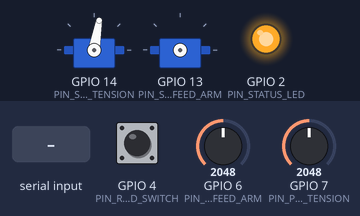
Recording of a program running on a simulated ESP32-S3. Parts: 2 × servo, output pins drawn as LEDs (lit = HIGH). Dashed ring = blinking. Inputs (shaded band) come from the test bench; at power-on: GPIO 6 (PIN_POT_FEED_ARM) = 2048, GPIO 4 (PIN_REED_SWITCH) HIGH, GPIO 7 (PIN_POT_TENSION) = 2048 (analog values on the 0–4095 scale). What the program prints to the serial monitor is not drawn.

Above: at 2.2 s.
2.3 s: GPIO 6 (PIN_POT_FEED_ARM) set to 1916
5.3 s: GPIO 6 (PIN_POT_FEED_ARM) set to 1829
At 7.1 s:
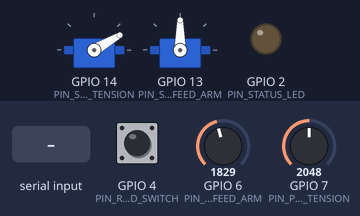
8.3 s: "t90\n" received over Serial
11.3 s: "c\n" received over Serial
At 11.3 s:
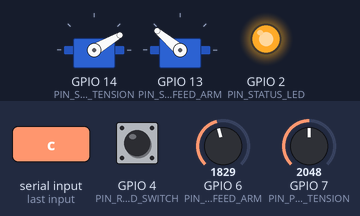
17.4 s: GPIO 6 (PIN_POT_FEED_ARM) set to 2047
At 18.66 s:
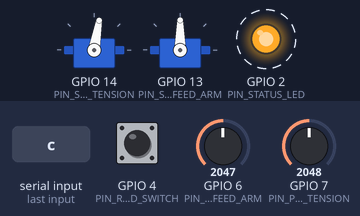
Timing chart, 0 to 21.4 s (numbered marks = the images above; inputs shaded):
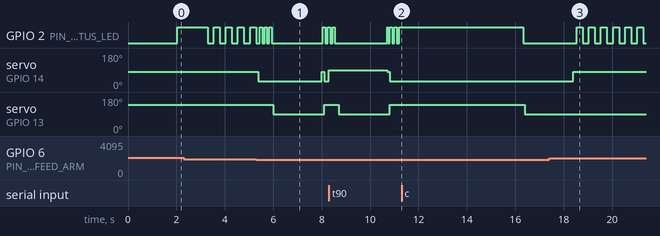

The program:

main.cpp
```cpp
#include <Arduino.h>
#include "pins.h"
#include "Config.h"
#include "WheelEncoder.h"
#include "FeedArmController.h"

Config config;
ReedSwitch reedSwitch;
FeedArmController feedArm;

uint32_t lastMonitorUpdate = 0;
uint32_t lastStatusPrint = 0;

// --- Serial Command Handler ---
//   u            - manual unstick trigger
//   t <angle>    - set tension servo angle
//   j <angle>    - set jam threshold angle
//   r <angle>    - set rest angle
//   c            - pot calibration mode (prints raw ADC values)
//   s            - print current status
//   h            - help
void handleSerial() {
    if (!Serial.available()) return;

    String line = Serial.readStringUntil('\n');
    line.trim();
    if (line.length() == 0) return;

    char cmd = line.charAt(0);

    switch (cmd) {
    case 'u':
    case 'U':
        feedArm.triggerUnstick();
        break;

    case 't':
    case 'T': {
        float angle = line.substring(1).toFloat();
        if (angle > 0) {
            feedArm.setTensionAngle(angle);
            config.tensionServoAngle = angle;
        } else {
            Serial.printf("Tension angle: cmd=%.0f° actual=%.0f°\n",
                          feedArm.tensionAngle(), feedArm.tensionArmAngle());
        }
        break;
    }

    case 'j':
    case 'J': {
        float angle = line.substring(1).toFloat();
        if (angle > 0) {
            config.feedArmJamAngle = angle;
            feedArm.updateConfig(config);
            Serial.printf("Jam threshold set to %.0f°\n", angle);
        }
        break;
    }

    case 'r':
    case 'R': {
        float angle = line.substring(1).toFloat();
        if (angle > 0) {
            config.feedArmRestAngle = angle;
            feedArm.updateConfig(config);
            Serial.printf("Rest angle set to %.0f°\n", angle);
        }
        break;
    }

    case 'c':
    case 'C':
        // Pot calibration: print raw ADC values for 5 seconds.
        Serial.println("=== Pot Calibration (5 sec) ===");
        Serial.println("Move arms to their endpoints and note the ADC values.");
        Serial.println("Update potFeedMin/Max and potTensionMin/Max in Config.h");
        for (int i = 0; i < 50; i++) {
            Serial.printf("  Feed: raw=%4d -> %.0f°  |  Tension: raw=%4d -> %.0f°\n",
                          feedArm.rawFeedPot(), feedArm.feedArmAngle(),
                          feedArm.rawTensionPot(), feedArm.tensionArmAngle());
            delay(100);
        }
        Serial.println("=== Calibration done ===");
        break;

    case 's':
    case 'S':
        Serial.println("=== Feed Arm Status ===");
        Serial.printf("  State:           %s\n", feedArmStateName(feedArm.state()));
        Serial.printf("  Feed arm angle:  %.0f° (pot raw: %d)\n",
                      feedArm.feedArmAngle(), feedArm.rawFeedPot());
        Serial.printf("  Tension angle:   %.0f° cmd / %.0f° actual (pot raw: %d)\n",
                      feedArm.tensionAngle(), feedArm.tensionArmAngle(),
                      feedArm.rawTensionPot());
        Serial.printf("  Reed pulses:     %u total, %.1f/sec\n",
                      reedSwitch.pulseCount(), reedSwitch.pulsesPerSec());
        Serial.printf("  Filament stall:  %s (last pulse %ums ago)\n",
                      feedArm.filamentStalled() ? "YES" : "no",
                      reedSwitch.timeSinceLastPulseMs());
        Serial.printf("  Unstick count:   %u\n", feedArm.unstickCount());
        Serial.printf("  Jam threshold:   %.0f°\n", config.feedArmJamAngle);
        Serial.printf("  Rest angle:      %.0f°\n", config.feedArmRestAngle);
        Serial.printf("  Unstick angle:   %.0f°\n", config.feedArmUnstickAngle);
        break;

    case 'h':
    case 'H':
    case '?':
        Serial.println("=== Commands ===");
        Serial.println("  u          - Manual unstick trigger");
        Serial.println("  t <angle>  - Set tension servo angle (spring calibration)");
        Serial.println("  j <angle>  - Set jam threshold angle");
        Serial.println("  r <angle>  - Set rest angle");
        Serial.println("  c          - Pot calibration (prints raw ADC for 5 sec)");
        Serial.println("  s          - Print status");
        Serial.println("  h          - This help");
        break;

    default:
        Serial.printf("Unknown command: '%c'. Type 'h' for help.\n", cmd);
        break;
    }
}

void setup() {
    Serial.begin(config.baudRate);
    delay(1000);

    Serial.println();
    Serial.println("================================");
    Serial.println("  3D Printer Feed Arm v0.2");
    Serial.println("  Pot Angle + Reed Switch");
    Serial.println("================================");

    // Status LED.
    pinMode(PIN_STATUS_LED, OUTPUT);
    digitalWrite(PIN_STATUS_LED, LOW);

    // Initialize reed switch (filament wheel rotation).
    reedSwitch.begin(PIN_REED_SWITCH);
    Serial.println("[Main] Reed switch initialized.");

    // Initialize feed arm controller with pot pins and reed switch.
    feedArm.begin(config, PIN_SERVO_FEED_ARM, PIN_SERVO_TENSION,
                  PIN_POT_FEED_ARM, PIN_POT_TENSION, &reedSwitch);
    Serial.println("[Main] Feed arm controller initialized.");

    Serial.println("[Main] Ready. Type 'h' for commands.");
    Serial.println();
}

void loop() {
    uint32_t now = millis();

    // Run feed arm monitor at configured interval.
    if (now - lastMonitorUpdate >= config.monitorIntervalMs) {
        feedArm.update();
        lastMonitorUpdate = now;

        // Blink LED based on state.
        if (feedArm.state() == FeedArmState::MONITORING) {
            // Slow heartbeat in normal operation.
            // Fast blink if filament stalled (warning).
            if (feedArm.filamentStalled()) {
                digitalWrite(PIN_STATUS_LED, (now / 250) % 2 == 0);
            } else {
                digitalWrite(PIN_STATUS_LED, (now / 1000) % 2 == 0);
            }
        } else if (feedArm.state() == FeedArmState::UNSTICKING ||
                   feedArm.state() == FeedArmState::HOLD_UNSTICK) {
            // Rapid blink during unstick action.
            digitalWrite(PIN_STATUS_LED, (now / 100) % 2 == 0);
        } else {
            digitalWrite(PIN_STATUS_LED, LOW);
        }
    }

    // Periodic status print (every 5 seconds).
    if (now - lastStatusPrint >= 5000) {
        Serial.printf("[Status] %s | Angle:%.0f° | Reed:%.1f/s | Unsticks:%u%s\n",
                      feedArmStateName(feedArm.state()),
                      feedArm.feedArmAngle(),
                      reedSwitch.pulsesPerSec(),
                      feedArm.unstickCount(),
                      feedArm.filamentStalled() ? " STALL" : "");
        lastStatusPrint = now;
    }

    // Handle serial commands.
    handleSerial();
}
```

FeedArmController.h
```cpp
#pragma once

#include <Arduino.h>
#include <ESP32Servo.h>
#include "Config.h"
#include "WheelEncoder.h"

// States for the feed arm state machine.
enum class FeedArmState : uint8_t {
    MONITORING,     // Servo DETACHED — arm floats with spring, reading pot for angle
    UNSTICKING,     // Servo ATTACHED — driving to unstick angle to yank filament free
    HOLD_UNSTICK,   // Holding unstick position for configured duration
    RETURNING,      // Returning servo to rest angle after unstick
    COOLDOWN        // Servo DETACHED — waiting between unstick attempts
};

const char* feedArmStateName(FeedArmState state);

class FeedArmController {
public:
    void begin(const Config& cfg, uint8_t feedServoPin, uint8_t tensionServoPin,
               uint8_t feedPotPin, uint8_t tensionPotPin, ReedSwitch* reed);

    // Main update loop — call every monitorIntervalMs.
    void update();

    // Current state.
    FeedArmState state() const { return _state; }

    // Read the actual feed arm angle from potentiometer (degrees).
    float feedArmAngle() const { return _feedArmAngle; }

    // Read the actual tension arm angle from potentiometer (degrees).
    float tensionArmAngle() const { return _tensionArmAngle; }

    // Manually trigger an unstick action (e.g., from serial command).
    void triggerUnstick();

    // Adjust the tension arm servo (spring calibration).
    // Tension servo STAYS ATTACHED and holds this position.
    void setTensionAngle(float angle);
    float tensionAngle() const { return _tensionAngle; }

    // Update config at runtime (e.g., from serial commands).
    void updateConfig(const Config& cfg) { _cfg = cfg; }

    // Stats.
    uint32_t unstickCount() const { return _unstickCount; }
    bool filamentStalled() const { return _filamentStalled; }
    float filamentPulsesPerSec() const;

    // Pot calibration helpers.
    uint16_t rawFeedPot() const { return _rawFeedPot; }
    uint16_t rawTensionPot() const { return _rawTensionPot; }

private:
    void transitionTo(FeedArmState newState);
    bool isJamDetected();
    float readPotAngle(uint8_t pin, uint16_t adcMin, uint16_t adcMax);
    uint16_t readPotSmoothed(uint8_t pin);

    Config _cfg;
    ReedSwitch* _reed = nullptr;

    Servo _feedServo;
    Servo _tensionServo;
    uint8_t _feedServoPin = 0;
    uint8_t _tensionServoPin = 0;
    uint8_t _feedPotPin = 0;
    uint8_t _tensionPotPin = 0;
    bool _feedServoAttached = false;

    FeedArmState _state = FeedArmState::MONITORING;
    float _feedArmAngle = 90.0f;      // actual angle from pot
    float _tensionArmAngle = 80.0f;   // actual angle from pot
    float _tensionAngle = 80.0f;      // commanded tension angle
    float _savedTensionAngle = 80.0f; // tension angle saved before relaxing for unstick
    uint16_t _rawFeedPot = 0;
    uint16_t _rawTensionPot = 0;

    uint32_t _stateEnteredAt = 0;
    uint32_t _unstickCount = 0;
    bool _filamentStalled = false;

    uint32_t _lastReedSampleTime = 0;
};
```

WheelEncoder.h
```cpp
#pragma once

#include <Arduino.h>

// Reed switch on the filament guide wheel.
// A magnet on the wheel triggers the reed switch once per revolution.
// Tracks pulse count and time since last pulse to detect:
//   - Normal feed (pulses arriving regularly)
//   - Stall (no pulses = filament stopped)
//   - Provides approximate feed rate via pulse frequency

class ReedSwitch {
public:
    void begin(uint8_t pin);

    // Check if filament has stalled (no pulses within timeout).
    bool isStalled(uint32_t timeoutMs) const;

    // Pulses per second (averaged over recent window).
    float pulsesPerSec() const;

    // Total pulse count since startup.
    uint32_t pulseCount() const { return _pulseCount; }

    // Pulses since last call to sample() — for periodic checking.
    uint32_t sample();

    // Time in ms since the last reed switch pulse.
    uint32_t timeSinceLastPulseMs() const;

    // Reset counters.
    void reset();

    // ISR handler — must be public for the static trampoline.
    void IRAM_ATTR handleInterrupt();

private:
    uint8_t _pin = 0;
    volatile uint32_t _pulseCount = 0;
    volatile uint32_t _lastPulseTimeMs = 0;
    uint32_t _lastSampleCount = 0;
    uint32_t _lastSampleTimeMs = 0;
    float _pulsesPerSec = 0;
};
```

WheelEncoder.cpp
```cpp
#include "WheelEncoder.h"

// Static instance pointer for ISR trampoline.
static ReedSwitch* _isrInstance = nullptr;

static void IRAM_ATTR reedISR() {
    if (_isrInstance) {
        _isrInstance->handleInterrupt();
    }
}

void ReedSwitch::begin(uint8_t pin) {
    _pin = pin;
    _pulseCount = 0;
    _lastPulseTimeMs = 0;
    _lastSampleCount = 0;
    _lastSampleTimeMs = millis();
    _pulsesPerSec = 0;

    pinMode(_pin, INPUT_PULLUP);

    _isrInstance = this;
    // Reed switch closes when magnet passes — falling edge.
    attachInterrupt(digitalPinToInterrupt(_pin), reedISR, FALLING);
}

void IRAM_ATTR ReedSwitch::handleInterrupt() {
    // Simple debounce: ignore pulses within 50ms of each other.
    // At typical filament feed rates, the wheel won't spin faster
    // than ~5 rev/sec (200ms per rev), so 50ms debounce is safe.
    uint32_t now = millis();
    if (now - _lastPulseTimeMs > 50) {
        _pulseCount++;
        _lastPulseTimeMs = now;
    }
}

bool ReedSwitch::isStalled(uint32_t timeoutMs) const {
    // If we've never seen a pulse, don't report stall until timeout
    // from startup (gives the system time to start).
    if (_lastPulseTimeMs == 0) {
        return (millis() > timeoutMs);
    }
    return (millis() - _lastPulseTimeMs) > timeoutMs;
}

float ReedSwitch::pulsesPerSec() const {
    return _pulsesPerSec;
}

uint32_t ReedSwitch::sample() {
    uint32_t now = millis();
    uint32_t count = _pulseCount;  // atomic on ESP32

    uint32_t deltaPulses = count - _lastSampleCount;
    uint32_t deltaTimeMs = now - _lastSampleTimeMs;

    if (deltaTimeMs > 0) {
        _pulsesPerSec = (float)deltaPulses / ((float)deltaTimeMs / 1000.0f);
    }

    _lastSampleCount = count;
    _lastSampleTimeMs = now;
    return deltaPulses;
}

uint32_t ReedSwitch::timeSinceLastPulseMs() const {
    if (_lastPulseTimeMs == 0) return millis();  // never pulsed
    return millis() - _lastPulseTimeMs;
}

void ReedSwitch::reset() {
    _pulseCount = 0;
    _lastPulseTimeMs = 0;
    _lastSampleCount = 0;
    _lastSampleTimeMs = millis();
    _pulsesPerSec = 0;
}
```

Config.h
```cpp
#pragma once

#include <cstdint>

// All angles in degrees (0-160 range for 160-degree servos).
// All times in milliseconds unless noted.

struct Config {
    // --- Feed Arm ---
    // Resting angle: where the spring holds the arm under normal filament tension.
    // This is the "home" position during normal printing.
    float feedArmRestAngle = 90.0f;

    // Jam threshold: when the arm is pulled past this angle by extruder tension
    // (filament stuck on spool), trigger the unstick action.
    // Lower angle = more tension pulling the arm toward the spool.
    float feedArmJamAngle = 45.0f;

    // Unstick angle: the servo drives to this angle to yank filament away from spool.
    float feedArmUnstickAngle = 140.0f;

    // How long to hold the unstick position before returning to rest (ms).
    uint32_t unstickHoldTimeMs = 500;

    // Cooldown between unstick attempts to avoid hammering (ms).
    uint32_t unstickCooldownMs = 2000;

    // --- Tension Arm (Spring Adjustment) ---
    // Servo angle that sets the spring's effective length.
    // Higher angle = more spring compression = more tension on feed arm.
    // Adjust this to match your spool's normal drag friction.
    // Tension servo STAYS LOCKED at this angle during printing.
    float tensionServoAngle = 80.0f;

    // Min/max bounds for tension calibration.
    float tensionAngleMin = 30.0f;
    float tensionAngleMax = 130.0f;

    // --- Potentiometer Angle Reading ---
    // ADC range mapping: what ADC values correspond to 0° and 160°.
    // Calibrate by manually moving arm to known angles and reading ADC.
    uint16_t potFeedMin = 200;       // ADC value at 0° (full one direction)
    uint16_t potFeedMax = 3800;      // ADC value at 160° (full other direction)
    uint16_t potTensionMin = 200;
    uint16_t potTensionMax = 3800;

    // Potentiometer smoothing: number of samples to average.
    uint8_t potSamples = 8;

    // --- Reed Switch (Filament Movement Detection) ---
    // If no reed switch pulses within this window, filament has stalled.
    uint32_t reedStallTimeoutMs = 3000;

    // Minimum pulses per second during active printing.
    // Below this = suspicious (slow feed or stall).
    float reedMinPulsesPerSec = 0.5f;

    // --- General ---
    // How often the main monitor loop runs (ms).
    uint32_t monitorIntervalMs = 50;

    // Serial baud rate.
    uint32_t baudRate = 115200;
};
```

pins.h
```cpp
#pragma once

// ESP32-S3 WROOM pin map.
// GPIO 26-37 are RESERVED (internal flash/PSRAM on WROOM-N8R8).
// GPIO 19-20 are USB D-/D+ (used for serial/JTAG).

// --- Servo Pins ---
// Feed arm servo: the main arm that filament rides on.
// Actuates to yank filament free when jam is detected.
// DETACHED during monitoring so arm floats with spring tension.
#define PIN_SERVO_FEED_ARM      13

// Tension arm servo: adjusts spring effective length
// to calibrate normal spool friction baseline.
// STAYS ATTACHED during printing — holds position.
#define PIN_SERVO_TENSION       14

// --- Potentiometer Pins (angle feedback via ADC) ---
// 10k linear pots on each arm pivot, D-shaft coupled.
// Reads actual arm angle (not servo-commanded position).
#define PIN_POT_FEED_ARM        6   // ADC1_CH5
#define PIN_POT_TENSION         7   // ADC1_CH6

// --- Reed Switch (filament wheel rotation detection) ---
// Magnet on guide wheel, reed switch on arm/mount.
// One pulse per revolution = filament is moving.
#define PIN_REED_SWITCH         4   // interrupt capable

// --- Status LED (Freenove onboard RGB is GPIO 48) ---
#define PIN_STATUS_LED          2
```

Source omitted: FeedArmController.cpp (8136 bytes)

Measured:
- the behaviour switches between 1888 and 1887 on GPIO 6 (PIN_POT_FEED_ARM) (found by bisection; images 0 and 1)
- after the input at 5.3 s, servo on GPIO 14 (PIN_SERVO_TENSION): 80° → 30° after 0.09 s, → 80° 2.6 s later, → 30° 0.10 s later; servo on GPIO 13 (PIN_SERVO_FEED_ARM): 140° → 90° after 0.69 s, → 140° 2.1 s later
- after the input at 11.3 s, servo on GPIO 14 (PIN_SERVO_TENSION): stops changing and stays 30°
- after the input at 17.4 s, servo on GPIO 14 (PIN_SERVO_TENSION): goes on until 18.4 s, then stays 80°; servo on GPIO 13 (PIN_SERVO_FEED_ARM): stays 90° (without the input it goes to 140° after 1.1 s)
